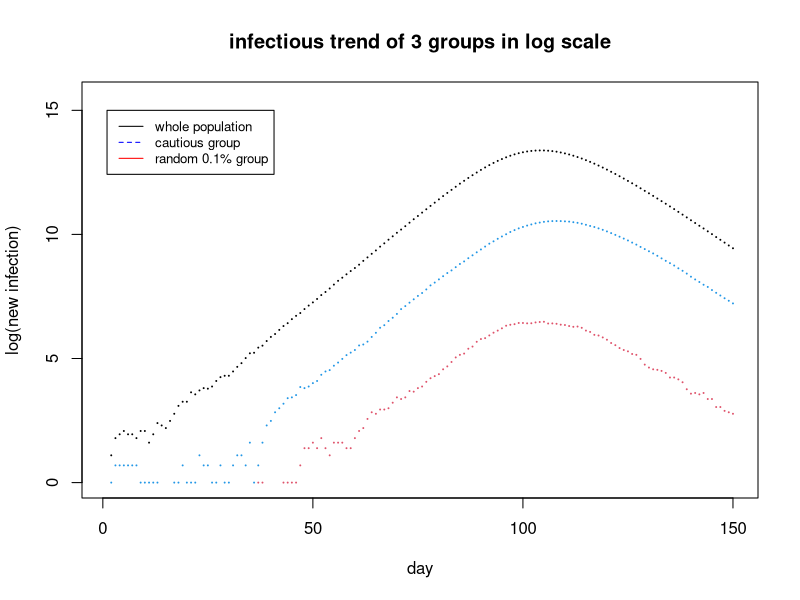

The R script that drew this image:
##                Group 3               ##
## Muxing Wang (s2201749)               ##
## Karla Itzel Vega Ortega (s2126801)   ##
## Nutsa Tokhadze (s1778736)            ##
##########################################


## inputs are the parameters and the output is the number of people in each state each day.
simulation<-function(n = 5.5e6, ne = 10, nt = 150, gamma = 1/3, delta = 1/5, lambda = 0.4/n){
  ## SEIR stochastic simulation model
  ## states: 0 -> S(Susceptible); 1 -> E(Exposed); 
  ##         2 -> I(Infective);   3 -> R(Recovery) 
  ## n = population size; ne =initial exposed; nt = number of days
  
  x <- rep(0,n) ## initialize to susceptible state
  
  beta <- rlnorm(n,0,0.5); beta <- beta/mean(beta) ## generate the contact rate
  cautious_group = which(beta <= quantile(beta, 0.1)) ## 10% of the most cautious group
  random_group = sample(1:n, n/1000)
  initial_exposure = sample(1:n, ne) ## sample 10 people in E state
  x[initial_exposure] = 1
  S1 <- E1 <- I1 <- R1 <- rep(0, nt) ## set up storage for pop in each state
  S2 <- E2 <- I2 <- R2 <- rep(0, nt) ## set up storage for pop in each state
  S3 <- E3 <- I3 <- R3 <- rep(0, nt) ## set up storage for pop in each state
  S1[1] = n - ne; E1[1] = ne
  S2[1] = sum(x[cautious_group]==0); E2[1] <- sum(x[cautious_group]==1)
  S3[1] = sum(x[random_group]==0); E2[1] <- sum(x[random_group]==1)
  for (i in 2:nt){
    u <- runif(n) ## uniform random deviates
    exposed_prob = lambda * beta * sum(beta[x==2])

    
    x[x==2 & u<delta] <- 3 ## I -> R with prob delta
    x[x==1 & u<gamma] <- 2 ## E -> I with prob gamma
    x[x==0 & u<exposed_prob] <- 1 ## S -> E with prob 'exposed_prob'
    #length(x[x==0 & u<exposed_prob])
    
    S1[i] <- sum(x==0); E1[i] <- sum(x==1)
    I1[i] <- sum(x==2); R1[i] <- sum(x==3)
    
    S2[i] <- sum(x[cautious_group]==0); E2[i] <- sum(x[cautious_group]==1)
    I2[i] <- sum(x[cautious_group]==2); R2[i] <- sum(x[cautious_group]==3)
    
    S3[i] <- sum(x[random_group]==0); E3[i] <- sum(x[random_group]==1)
    I3[i] <- sum(x[random_group]==2); R3[i] <- sum(x[random_group]==3)
    
    
  }
  list(S1=S1,E1=E1,I1=I1,R1=R1,S2=S2,E2=E2,I2=I2,R2=R2,S3=S3,E3=E3,I3=I3,R3=R3,beta=beta)
}

epi <- simulation() ## run simulation
#hist(epi$beta,xlab="beta",main="") ## beta distribution
plot(log(epi$I1),ylim=c(0,log(max(epi$S1))),xlab="day",ylab="log(new infection)",cex=0.1, main = "infectious trend of 3 groups in log scale") ## S black
points(log(epi$I2),col=4,cex=0.1);points(log(epi$I3),col=2,cex=0.1)  ## E (blue) and I (red);
legend(1, 15, legend=c("whole population", "cautious group", "random 0.1% group"),
       col=c("black", "blue","red"), lty=1:2, cex=0.8)
which(epi$I1 == max(epi$I1))
which(epi$I2 == max(epi$I2))
which(epi$I3 == max(epi$I3))
